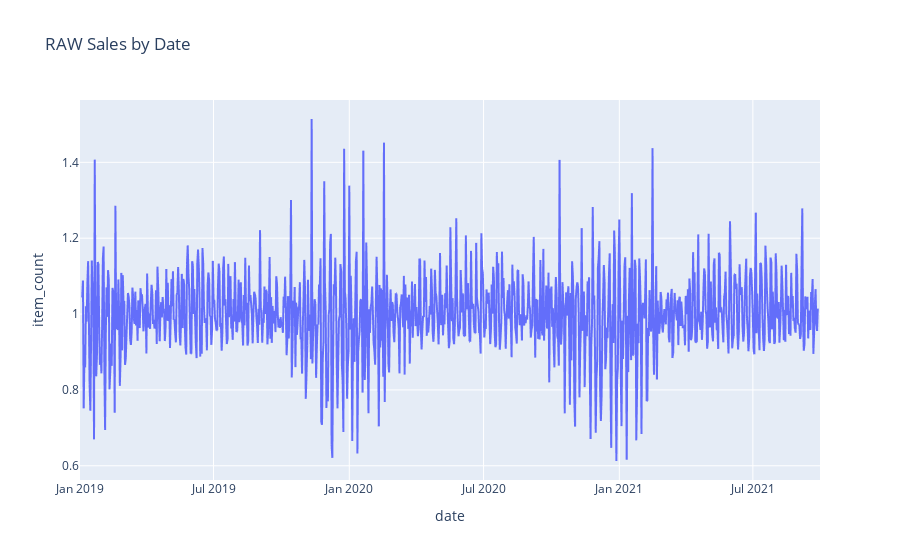

Here is the notebook cell this chart was saved with:
### Code cell
df_plot2 = df_plot.copy()

df_plot2.item_count = df_plot2.item_count / adjustment.seasonal / adjustment.trend

fig = px.line(df_plot2.reset_index(), x="date", y="item_count", title='RAW Sales by Date')
fig.show()

### Figure 1 — Plotly figure (JSON) as saved in the notebook; plotly's stock layout.template omitted (floating-point values rounded to 4 significant figures; data arrays with more than 128 entries replaced by an {"elided": "..."} marker saying what was removed)
{"data": [{"hovertemplate": "date=%{x}<br>item_count=%{y}<extra></extra>", "legendgroup": "", "line": {"color": "#636efa", "dash": "solid"}, "marker": {"symbol": "circle"}, "mode": "lines", "name": "", "showlegend": false, "type": "scattergl", "x": {"elided": "1004 str values"}, "xaxis": "x", "y": {"elided": "1004 float values"}, "yaxis": "y"}], "layout": {"legend": {"tracegroupgap": 0}, "title": {"text": "RAW Sales by Date"}, "xaxis": {"anchor": "y", "domain": [0, 1], "title": {"text": "date"}}, "yaxis": {"anchor": "x", "domain": [0, 1], "title": {"text": "item_count"}}}}
